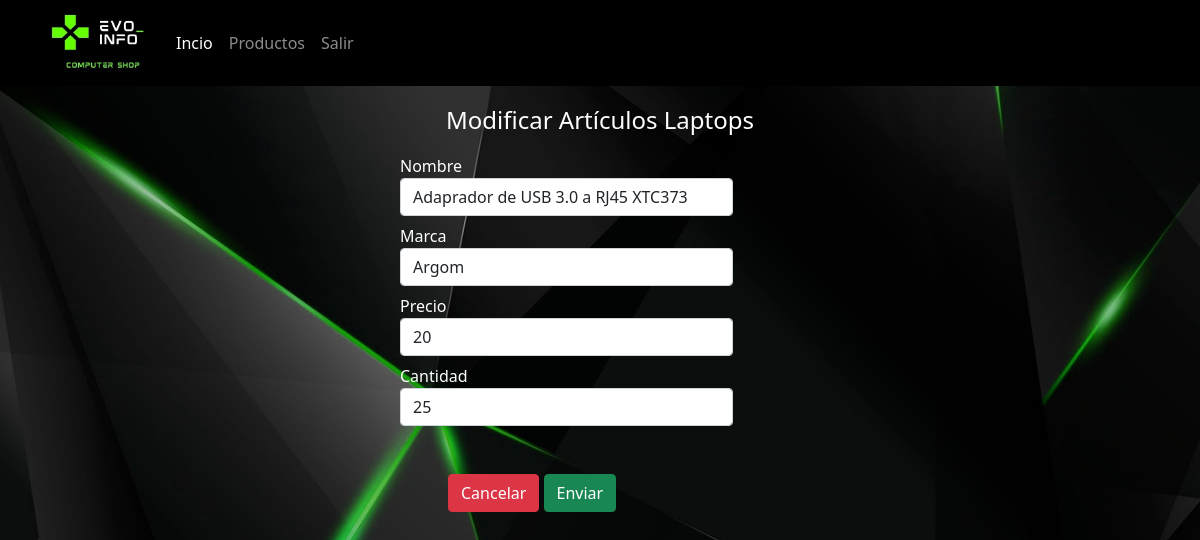
Page /producto/FormCrear2/4 on the committed database.
### tables this page shows
CREATE TABLE IF NOT EXISTS `laptops` (
  `ID` int(11) NOT NULL AUTO_INCREMENT,
  `Nombre` varchar(120) NOT NULL,
  `Marca` varchar(120) NOT NULL,
  `Precio` float(10,2) NOT NULL,
  `Cantidad` int(11) NOT NULL,
  PRIMARY KEY (`ID`)
);

### controladores/producto.controlador.php (called while the page is built, shortened)
<?php
require_once "modelos/producto.php";
class ProductoControlador{
    private $modelo;
    public function __CONSTRUCT(){
        $this->modelo=new Producto;
    }
    public function FormCrear2(){
        $titulo="Registrar";
        $p=new Producto();
        if(isset($_GET['id'])){
            $p=$this->modelo->Obtener2($_GET['id']);
            $titulo="Modificar";
        }
        require_once "vistas/encabezado.php";
        require_once "vistas/productos2/form.php";
    }
}

### modelos/basededatos.php (called while the page is built, shortened)
<?php
class BasedeDatos{
    public static function Conectar(){
        try{
            $conexion = new PDO
            ("mysql:host=".self::servidor.";dbname=".
            self::nombrebd.";charset=utf8",self::usuariobd,
            self::clave);
            $conexion->setAttribute(PDO::ATTR_ERRMODE,PDO::ERRMODE_EXCEPTION);
            return $conexion;
        }catch(PDOException $e){
            return "FALLO".$e->getMessage();
        }
    }
}

### modelos/producto.php (called while the page is built, shortened)
<?php
class Producto{
    private $pdo;
    private $Nombre;
    private $Marca;
    private $Precio;
    private $Cantidad;
    public function __CONSTRUCT(){
        $this->pdo = BasedeDatos::Conectar();
    }
    public function getPro_nom(): ?string{
        return $this->Nombre;
    }
    public function setPro_nom(string $nom){
        $this->Nombre=$nom;
    }
    public function getPro_marca(): ?string{
        return $this->Marca;
    }
    public function setPro_marca(string $marc){
        $this->Marca=$marc;
    }
    public function getPro_pre(): ?float{
        return $this->Precio;
    }
    public function setPro_pre(float $pre){
        $this->Precio=$pre;
    }
    public function getPro_can(): ?int{
        return $this->Cantidad;
    }
    public function setPro_can(int $can){
        $this->Cantidad=$can;
    }
    public function Obtener2($id){
        try{
            $consulta=$this->pdo->prepare("SELECT * FROM laptops WHERE ID=?;");
            $consulta->execute(array($id));
            $r=$consulta->fetch(PDO::FETCH_OBJ);
            $p=new Producto();
            $p->setPro_id($r->ID);
            $p->setPro_nom($r->Nombre);
            $p->setPro_marca($r->Marca);
            $p->setPro_pre($r->Precio);
            $p->setPro_can($r->Cantidad);
            return $p;
        }catch(Exception $e){
            die($e->getMessage());
        }
    }
}

### vistas/productos2/form.php (the view, shortened to what this page needs)
<div class="d-flex justify-content-center">
    <div class="col-md-4 formulario my-3">
        <form class="form-horizontal" method="POST" action="<?php echo SERVERURL;?>producto/Guardar2">
            <fieldset>
                <legend style="color:#FFFFFF"  class="text-center"><?=$titulo?> Artículos Laptops</legend>
                <div class="form-group">
                    <label style="color:#FFFFFF" class="col-lg-2 control-label mt-2" for="Nombre">Nombre</label>
                    <div class="col-lg-10">
                        <input pattern="^(([a-zA-Záéíóúñ0-9.-]+)[ ]?([a-zA-Záéíóúñ0-9.-]+)?)+$" required class="form-control" name="Nombre" type="text" placeholder="Nombre Producto"
                            value="<?=$p->getPro_nom()?>">
                    </div>
                    <label style="color:#FFFFFF" class="col-lg-2 control-label mt-2" for="Marca">Marca</label>
                    <div class="col-lg-10">
                        <input pattern="^(([a-zA-Záéíóúñ0-9.-]+)[ ]?([a-zA-Záéíóúñ0-9.-]+)?)+$" required class="form-control" name="Marca" type="text" placeholder="Marca" value="<?=$p->getPro_marca()?>">
                    </div>
                    <label style="color:#FFFFFF" class="col-lg-2 control-label mt-2" for="Precio">Precio</label>
                    <div class="col-lg-10">
                        <input pattern="^([0-9]+).?([0-9]+)?$" required class="form-control" name="Precio" type="text" placeholder="Precio" value="<?=$p->getPro_pre()?>">
                    </div>
                    <label style="color:#FFFFFF" class="col-lg-2 control-label mt-2" for="Cantidad">Cantidad</label>
                    <div class="col-lg-10 " >
                        <input pattern="^[0-9]+$" required class="form-control" name="Cantidad" type="text" placeholder="Cantidad" value="<?=$p->getPro_can()?>">
                    </div>
                </div>
                <div class="mt-5 mx-5 pb-2">
                    <button class="btn btn-danger" type="reset">Cancelar</button>
                    <button class="btn btn-success" type="submit">Enviar</button>
                </div>
            </fieldset>
        </form>
    </div>
</div>

### assets/css/encabezado.css (style rules this page uses)
body { background-image: url(../../vistas/img/registrar.png); background-repeat: no-repeat; background-size: cover; background-attachment: fixed; }

### rows in the picture
laptops: Nombre "Adaprador de USB 3.0 a RJ45 XTC373", Marca "Argom", Precio "20", Cantidad "25"

### other values in the picture
$titulo "Modificar"
